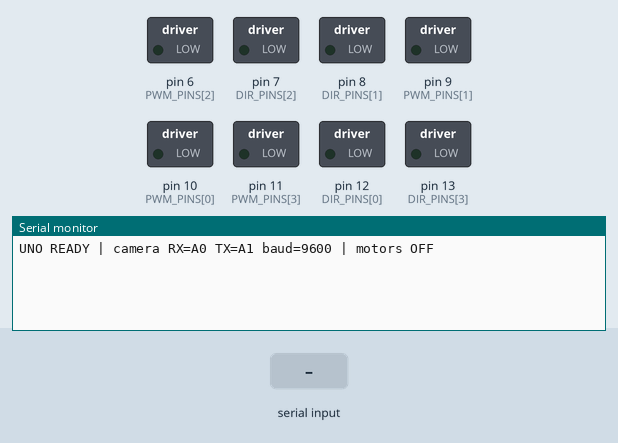
This sketch was run on a simulated Arduino Uno, built with avr-gcc and run on an emulated ATmega328P. On the bench: switched loads named in the sketch (green lamp = pin HIGH), the last lines printed to the serial monitor. The test bench sets the inputs (shaded band).

Above: at 1.2 s.
1.3 s: "PING \n" received over the second serial link
At 1.9 s:
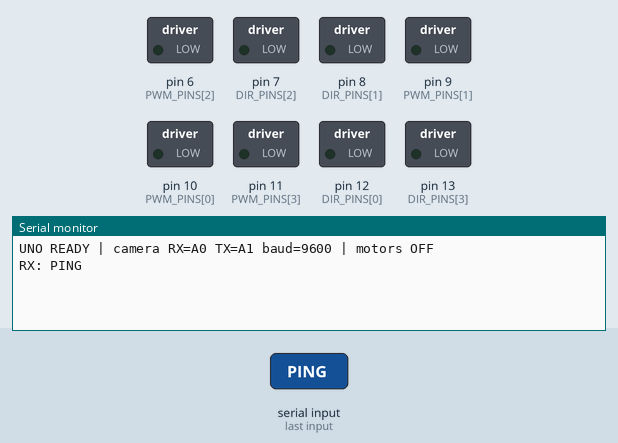
3.5 s: "1\n" received over the second serial link
At 3.9 s:
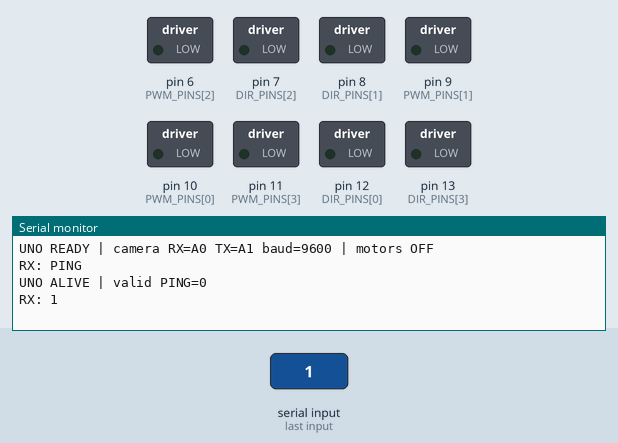

The sketch:

uno_uart_test.ino
```cpp
#include <Arduino.h>
#include <SoftwareSerial.h>
#include <string.h>

// UNO only. Camera side connector uses UART4, NOT front UART2.
// Camera TX -> LV1/HV1 -> A0; camera RX <- LV2/HV2 <- A1.
// A4/SDA and A5/SCL are reserved for the original ESP32 camera; this test does not poll it.
SoftwareSerial cameraSerial(A0, A1); // RX, TX
const uint32_t LINK_BAUD = 9600;
const uint8_t PWM_PINS[] = {10, 9, 6, 11};
const uint8_t DIR_PINS[] = {12, 8, 7, 13};
char line[40];
uint8_t used = 0;
bool dropping = false;
uint32_t received = 0;
uint32_t lastStatus = 0;

void setup() {
  // Hold all four motors stopped. Do not use LED_BUILTIN (D13 is motor DIR).
  for (uint8_t i = 0; i < 4; ++i) {
    digitalWrite(PWM_PINS[i], LOW);
    pinMode(PWM_PINS[i], OUTPUT);
    digitalWrite(DIR_PINS[i], LOW);
    pinMode(DIR_PINS[i], OUTPUT);
  }
  Serial.begin(115200); // Computer's Serial Monitor
  cameraSerial.begin(LINK_BAUD);
  Serial.println(F("UNO READY | camera RX=A0 TX=A1 baud=9600 | motors OFF"));
}

void processLine() {
  line[used] = '\0';
  Serial.print(F("RX: "));
  Serial.println(line);
  if (strncmp(line, "PING ", 5) != 0 || used == 5) return;
  for (uint8_t i = 5; i < used; ++i) {
    if (line[i] < '0' || line[i] > '9') return;
  }
  ++received;
  cameraSerial.print(F("PONG "));
  cameraSerial.println(line + 5);
  Serial.print(F("TX: PONG "));
  Serial.println(line + 5);
}

void loop() {
  while (cameraSerial.available()) {
    char c = cameraSerial.read();
    if (c == '\r') continue;
    if (c == '\n') {
      if (!dropping && used) processLine();
      used = 0;
      dropping = false;
    } else if (!dropping) {
      if (c >= 32 && c <= 126 && used < sizeof(line) - 1) line[used++] = c;
      else {
        dropping = true;
        Serial.println(F("BAD FRAME: check wiring/baud/power"));
      }
    }
  }
  if (cameraSerial.overflow()) Serial.println(F("RX OVERFLOW"));
  if (uint32_t(millis() - lastStatus) >= 2000) {
    lastStatus = millis();
    Serial.print(F("UNO ALIVE | valid PING="));
    Serial.println(received);
  }
}
```

Measured:
- after the input at 1.3 s, the serial monitor: prints a new line at once (image 1)
- after the input at 3.5 s, the serial monitor: prints a new line at once (image 2)
